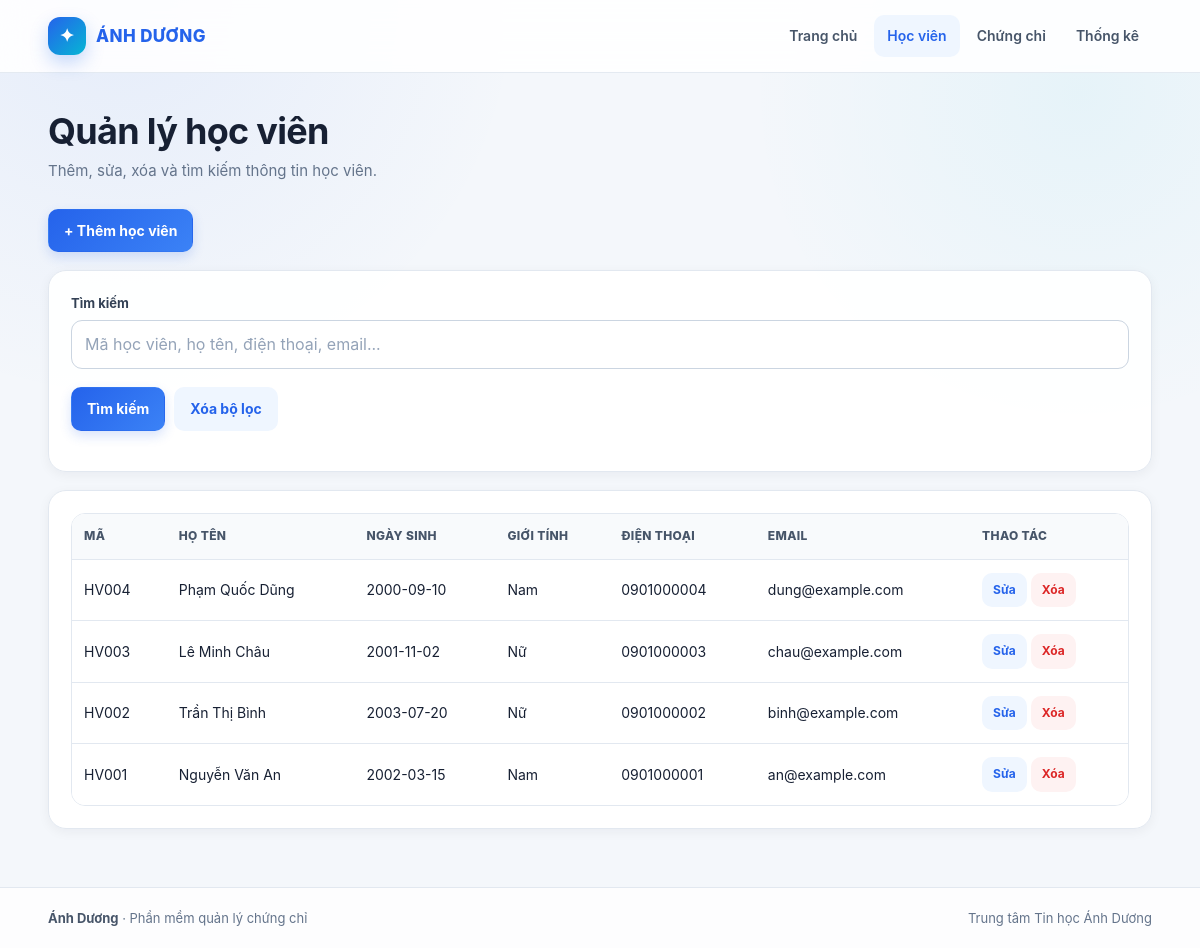
Page /admin/hocvien/index.php on the committed database.
### tables this page shows
CREATE TABLE students (
    id INT UNSIGNED AUTO_INCREMENT PRIMARY KEY,
    student_code VARCHAR(30) NOT NULL UNIQUE,
    full_name VARCHAR(100) NOT NULL,
    date_of_birth DATE NULL,
    gender ENUM('Nam','Nữ','Khác') DEFAULT 'Khác',
    phone VARCHAR(20) NULL,
    email VARCHAR(120) NULL,
    address VARCHAR(255) NULL,
    created_at TIMESTAMP DEFAULT CURRENT_TIMESTAMP
);

### admin/hocvien/index.php (the view, shortened to what this page needs)
<?php
require_once __DIR__ . '/../../config/database.php';
$q = trim($_GET['q'] ?? '');
if ($q !== '') {
    $stmt = $pdo->prepare("SELECT * FROM students
        WHERE student_code LIKE ? OR full_name LIKE ? OR phone LIKE ? OR email LIKE ?
        ORDER BY id DESC");
    $like = "%{$q}%";
    $stmt->execute([$like, $like, $like, $like]);
    $students = $stmt->fetchAll();
} else {
    $students = $pdo->query("SELECT * FROM students ORDER BY id DESC")->fetchAll();
}
require_once __DIR__ . '/../../includes/header.php';
?>
<h1>Quản lý học viên</h1>
<p class="subtitle">Thêm, sửa, xóa và tìm kiếm thông tin học viên.</p>
<div class="actions">
    <a class="btn" href="form.php">+ Thêm học viên</a>
</div>
<form class="card" method="get">
    <div class="field">
        <label for="q">Tìm kiếm</label>
        <input id="q" name="q" value="<?= htmlspecialchars($q) ?>" placeholder="Mã học viên, họ tên, điện thoại, email...">
    </div>
    <div class="actions">
        <button class="btn" type="submit">Tìm kiếm</button>
        <a class="btn secondary" href="index.php">Xóa bộ lọc</a>
    </div>
</form>
<div class="card" style="margin-top:18px">
<div class="table-wrap">
<table>
<thead><tr><th>Mã</th><th>Họ tên</th><th>Ngày sinh</th><th>Giới tính</th><th>Điện thoại</th><th>Email</th><th>Thao tác</th></tr></thead>
<tbody>
<?php foreach ($students as $s): ?>
<tr>
<td><?= htmlspecialchars($s['student_code']) ?></td>
<td><?= htmlspecialchars($s['full_name']) ?></td>
<td><?= htmlspecialchars($s['date_of_birth'] ?? '') ?></td>
<td><?= htmlspecialchars($s['gender']) ?></td>
<td><?= htmlspecialchars($s['phone'] ?? '') ?></td>
<td><?= htmlspecialchars($s['email'] ?? '') ?></td>
<td>
<a class="btn secondary" href="form.php?id=<?= (int)$s['id'] ?>">Sửa</a>
<a class="btn danger" data-confirm="Bạn có chắc muốn xóa học viên này?" href="index.php?delete=<?= (int)$s['id'] ?>">Xóa</a>
</td>
</tr>
<?php endforeach; ?>
</tbody>
</table>
</div>
</div>
<?php require_once __DIR__ . '/../../includes/footer.php'; ?>

### public/css/style.css (style rules this page uses)
:root { --primary: #2563eb; --primary-dark: #1d4ed8; --primary-soft: #eff6ff; --accent: #06b6d4; --bg: #f4f7fb; --surface: #ffffff; --surface-soft: #f8fafc; --text: #172033; --muted: #64748b; --border: #e2e8f0; --danger: #dc2626; --danger-soft: #fef2f2; --success: #059669; --success-soft: #ecfdf5; --warning: #d97706; --warning-soft: #fffbeb; --shadow: 0 10px 30px rgba(15, 23, 42, .07); --shadow-sm: 0 3px 12px rgba(15, 23, 42, .05); }
* { box-sizing: border-box; }
html { scroll-behavior: smooth; }
body { margin: 0; font-family: Inter, ui-sans-serif, -apple-system, BlinkMacSystemFont, "Segoe UI", Roboto, Arial, sans-serif; color: var(--text); background: radial-gradient(circle at 10% 0%, rgba(37,99,235,.07), transparent 28%), radial-gradient(circle at 90% 10%, rgba(6,182,212,.06), transparent 24%), var(--bg); line-height: 1.55; }
a { color: inherit; text-decoration: none; }
button, input, select, textarea { font: inherit; }
h1 { margin: 0 0 7px; font-size: clamp(28px, 3vw, 38px); line-height: 1.15; letter-spacing: -.7px; }
.subtitle { color: var(--muted); margin: 0 0 26px; font-size: 15px; }
.card { background: rgba(255,255,255,.96); border: 1px solid var(--border); border-radius: 18px; padding: 22px; box-shadow: var(--shadow-sm); }
.actions { display: flex; gap: 9px; flex-wrap: wrap; margin: 18px 0; }
.btn { display: inline-flex; align-items: center; justify-content: center; gap: 7px; border: 1px solid transparent; border-radius: 10px; padding: 10px 15px; cursor: pointer; background: linear-gradient(135deg, var(--primary), #3b82f6); color: #fff; font-weight: 700; font-size: 14px; box-shadow: 0 5px 12px rgba(37,99,235,.18); transition: .2s ease; }
.btn.secondary { background: var(--primary-soft); color: var(--primary); box-shadow: none; }
.btn.danger { background: var(--danger-soft); color: var(--danger); box-shadow: none; }
.field { display: flex; flex-direction: column; gap: 7px; }
label { font-weight: 700; font-size: 13px; color: #334155; }
input, select, textarea { width: 100%; padding: 11px 13px; border: 1px solid #cbd5e1; border-radius: 11px; background: #fff; color: var(--text); outline: none; transition: .18s ease; }
input::placeholder, textarea::placeholder { color: #94a3b8; }
.table-wrap { overflow-x: auto; border: 1px solid var(--border); border-radius: 14px; }
table { width: 100%; border-collapse: separate; border-spacing: 0; background: #fff; }
th, td { padding: 13px 12px; border-bottom: 1px solid var(--border); text-align: left; vertical-align: middle; }
th { background: #f8fafc; color: #475569; font-size: 12px; text-transform: uppercase; letter-spacing: .35px; font-weight: 800; white-space: nowrap; }
tbody tr:last-child td { border-bottom: 0; }
td { font-size: 14px; }
td .btn { padding: 7px 10px; font-size: 12px; }

### rows in the picture
students: student_code "HV004", full_name "Phạm Quốc Dũng", date_of_birth "2000-09-10", gender "Nam", phone "0901000004", email "dung@example.com"
students: student_code "HV003", full_name "Lê Minh Châu", date_of_birth "2001-11-02", gender "Nữ", phone "0901000003", email "chau@example.com"
students: student_code "HV002", full_name "Trần Thị Bình", date_of_birth "2003-07-20", gender "Nữ", phone "0901000002", email "binh@example.com"
students: student_code "HV001", full_name "Nguyễn Văn An", date_of_birth "2002-03-15", gender "Nam", phone "0901000001", email "an@example.com"
